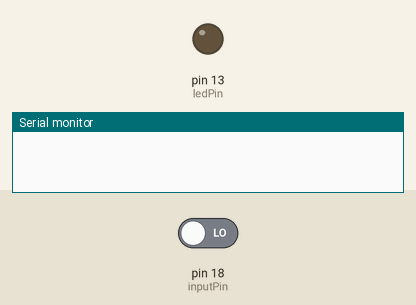
Recording of a sketch running on a simulated Arduino Uno, built with avr-gcc and run on an emulated ATmega328P. On the bench: output pins drawn as LEDs (lit = HIGH), the last lines printed to the serial monitor. The inputs (shaded band) are chosen by the test bench; at power-on: pin 18 (inputPin) LOW.

Above: at 1.2 s.
1.3 s: pin 18 (inputPin) driven HIGH
At 2.3 s:
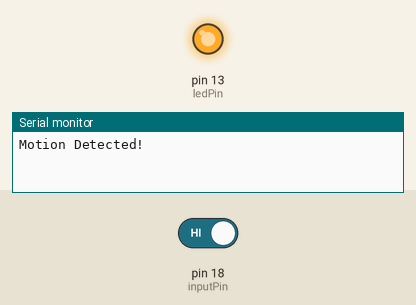
2.8 s: pin 18 (inputPin) driven LOW
At 3.5 s:
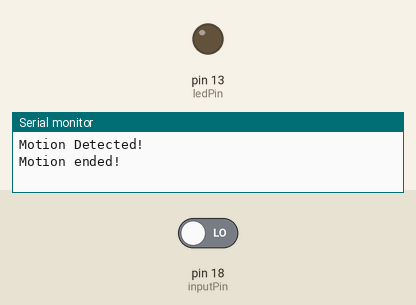
Timing chart, 0 to 5.8 s (numbered marks = the images above; inputs shaded):
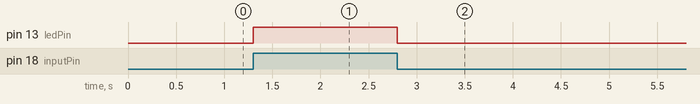

Measured:
- after the input at 1.3 s, pin 13 (ledPin): LOW → HIGH at once
- after the input at 2.8 s, pin 13 (ledPin): HIGH → LOW at once

The sketch:

s3_Motion_detection.ino
```cpp
int ledPin=LED_BUILTIN;
int inputPin=18;
int pirState=LOW;
int val=0;

void setup()
{
  pinMode(inputPin,INPUT);
  pinMode(ledPin,OUTPUT);
  Serial.begin(9600);
}

void loop()
{
  val=digitalRead(inputPin);
  if(val==HIGH)
  {
    digitalWrite(ledPin,HIGH);
    if(pirState==LOW)
    {
      Serial.println("Motion Detected!");
      pirState=HIGH;
    }
  }
  else
  {
    digitalWrite(ledPin,LOW);
    if(pirState==HIGH)
    {
      Serial.println("Motion ended!");
      pirState=LOW;
    }
  }
  delay(100);
}
```
